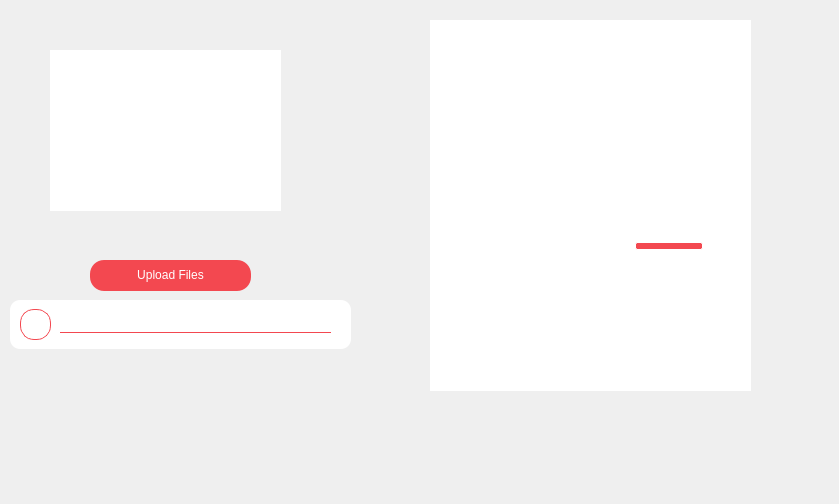
<?xml version="1.0" encoding="UTF-8"?>
<ui version="4.0">
 <class>Kleeja</class>
 <widget class="QMainWindow" name="Kleeja">
  <property name="geometry">
   <rect>
    <x>0</x>
    <y>0</y>
    <width>839</width>
    <height>504</height>
   </rect>
  </property>
  <property name="minimumSize">
   <size>
    <width>839</width>
    <height>504</height>
   </size>
  </property>
  <property name="maximumSize">
   <size>
    <width>839</width>
    <height>504</height>
   </size>
  </property>
  <property name="windowTitle">
   <string>Gulf-up file upload</string>
  </property>
  <property name="windowIcon">
   <iconset resource="assets.qrc">
    <normaloff>:/images/assets/favicon-32x32.ico</normaloff>:/images/assets/favicon-32x32.ico</iconset>
  </property>
  <property name="styleSheet">
   <string notr="true">QWidget{
	background-image: url(:/images/assets/slider.png);
}
QPushButton{
	color:#fff;
	background:#f34850;
	border-radius:14px;
	padding-bottom:1px;
}
QPushButton:hover{
	background-color:rgb(255, 255, 255);
	color:#f34850;
}
QPushButton:pressed{
	border:1px solid #f34850;
}
QProgressBar{
	background: rgb(243, 72, 80);
	border-radius:2px;
	border:1px solid #fff;
}
QProgressBar::chunk:horizontal {
	background:#fff;
}
QGroupBox{
	background: rgb(255, 255, 255);
	border-radius:10px;
}</string>
  </property>
  <widget class="QWidget" name="centralwidget">
   <widget class="QPushButton" name="btn_upload">
    <property name="geometry">
     <rect>
      <x>90</x>
      <y>260</y>
      <width>161</width>
      <height>31</height>
     </rect>
    </property>
    <property name="cursor">
     <cursorShape>PointingHandCursor</cursorShape>
    </property>
    <property name="styleSheet">
     <string notr="true">font: 10pt &quot;GoGo Hack&quot;;</string>
    </property>
    <property name="text">
     <string>Upload Files</string>
    </property>
   </widget>
   <widget class="QGraphicsView" name="graphicsView">
    <property name="geometry">
     <rect>
      <x>50</x>
      <y>50</y>
      <width>231</width>
      <height>161</height>
     </rect>
    </property>
    <property name="styleSheet">
     <string notr="true">background-image: url(:/images/assets/whitelogo.png);
background-repeat: none;</string>
    </property>
    <property name="frameShape">
     <enum>QFrame::NoFrame</enum>
    </property>
   </widget>
   <widget class="QGraphicsView" name="graphicsView_2">
    <property name="geometry">
     <rect>
      <x>430</x>
      <y>20</y>
      <width>321</width>
      <height>371</height>
     </rect>
    </property>
    <property name="styleSheet">
     <string notr="true">background-image: url(:/images/assets/headericon.png) 1 fixed;</string>
    </property>
    <property name="frameShape">
     <enum>QFrame::NoFrame</enum>
    </property>
   </widget>
   <widget class="QProgressBar" name="progress">
    <property name="geometry">
     <rect>
      <x>635</x>
      <y>242</y>
      <width>68</width>
      <height>8</height>
     </rect>
    </property>
    <property name="value">
     <number>0</number>
    </property>
    <property name="textVisible">
     <bool>false</bool>
    </property>
   </widget>
   <widget class="QGroupBox" name="outpanel">
    <property name="geometry">
     <rect>
      <x>10</x>
      <y>300</y>
      <width>341</width>
      <height>49</height>
     </rect>
    </property>
    <property name="title">
     <string/>
    </property>
    <widget class="QPushButton" name="btn_copy">
     <property name="geometry">
      <rect>
       <x>10</x>
       <y>9</y>
       <width>31</width>
       <height>31</height>
      </rect>
     </property>
     <property name="cursor">
      <cursorShape>PointingHandCursor</cursorShape>
     </property>
     <property name="styleSheet">
      <string notr="true">font: 8pt &quot;GoGo Hack&quot;;
background:#fff;
border:1px solid rgb(243, 72, 80);</string>
     </property>
     <property name="text">
      <string/>
     </property>
     <property name="icon">
      <iconset resource="assets.qrc">
       <normaloff>:/images/assets/copy.png</normaloff>:/images/assets/copy.png</iconset>
     </property>
     <property name="shortcut">
      <string>Ctrl+C</string>
     </property>
    </widget>
    <widget class="QLineEdit" name="download_link">
     <property name="geometry">
      <rect>
       <x>50</x>
       <y>12</y>
       <width>271</width>
       <height>21</height>
      </rect>
     </property>
     <property name="styleSheet">
      <string notr="true">background:#fff;
color:#212121;
border-bottom:1px solid rgb(243, 72, 80);
font-size: 14px;
font: 10pt &quot;Titillium Web&quot;;</string>
     </property>
     <property name="frame">
      <bool>false</bool>
     </property>
     <property name="readOnly">
      <bool>true</bool>
     </property>
    </widget>
   </widget>
  </widget>
 </widget>
 <resources>
  <include location="assets.qrc"/>
 </resources>
 <connections/>
</ui>
